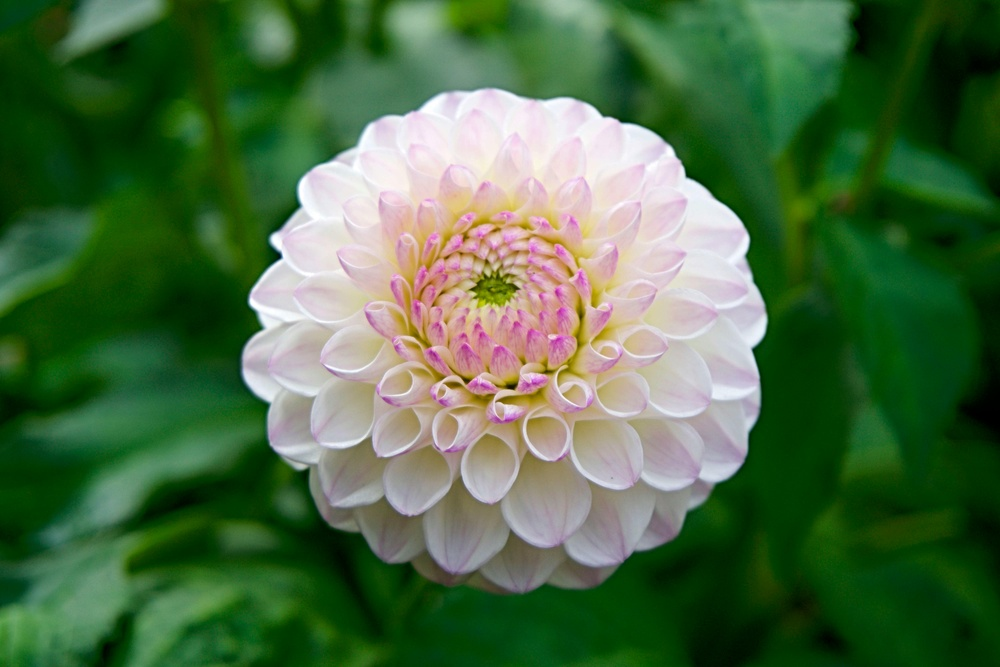
#> input picture Image_processing/image1.jpg.jpg, 1000 x 667 px, shrunk from 6000 x 4000 before the run, found by its file name
$ python dil_ero.py
#> lines starting #> are read from the running program, lines starting #| are printed output that depends on the picture
import cv2
import numpy as np

img = cv2.imread('C:/Users/hp/Desktop/python.py/images/image1.jpg.jpg', 0)
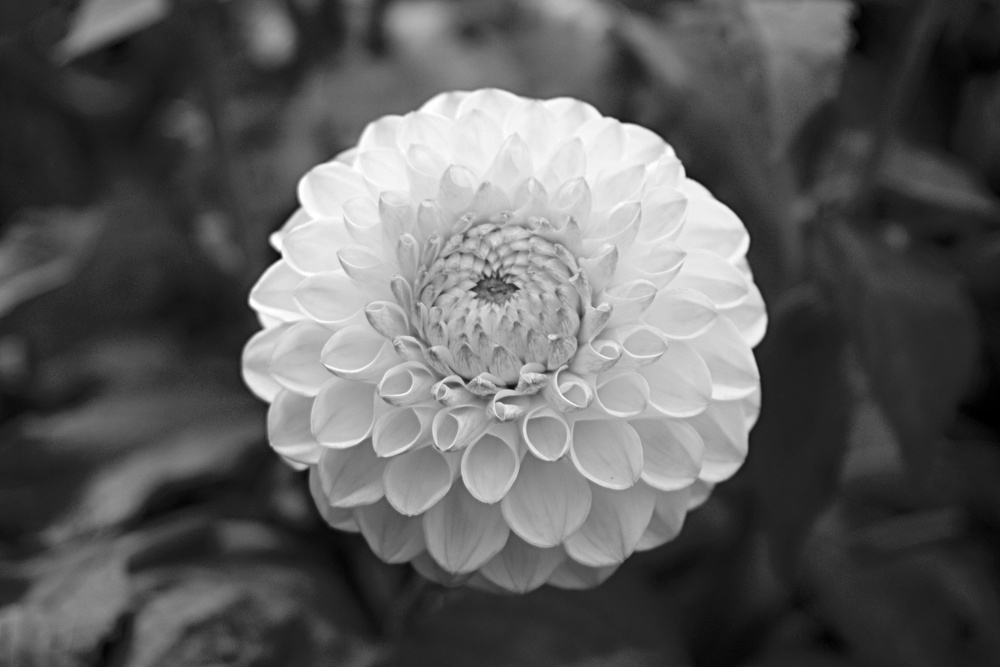
#> img: shape (667, 1000); min 0, max 255, mean 93.7
kernel = np.ones((5,5), np.uint8)

dilation = cv2.dilate(img, kernel, iterations=1)
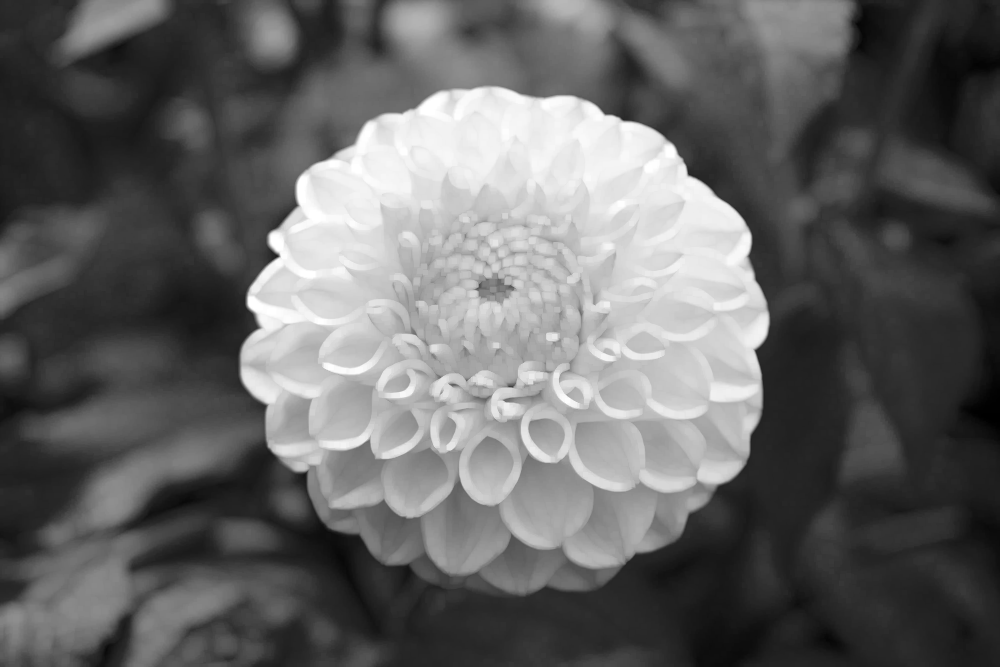
#> dilation: shape (667, 1000); min 0, max 255, mean 100.5
erosion = cv2.erode(img, kernel, iterations=1)
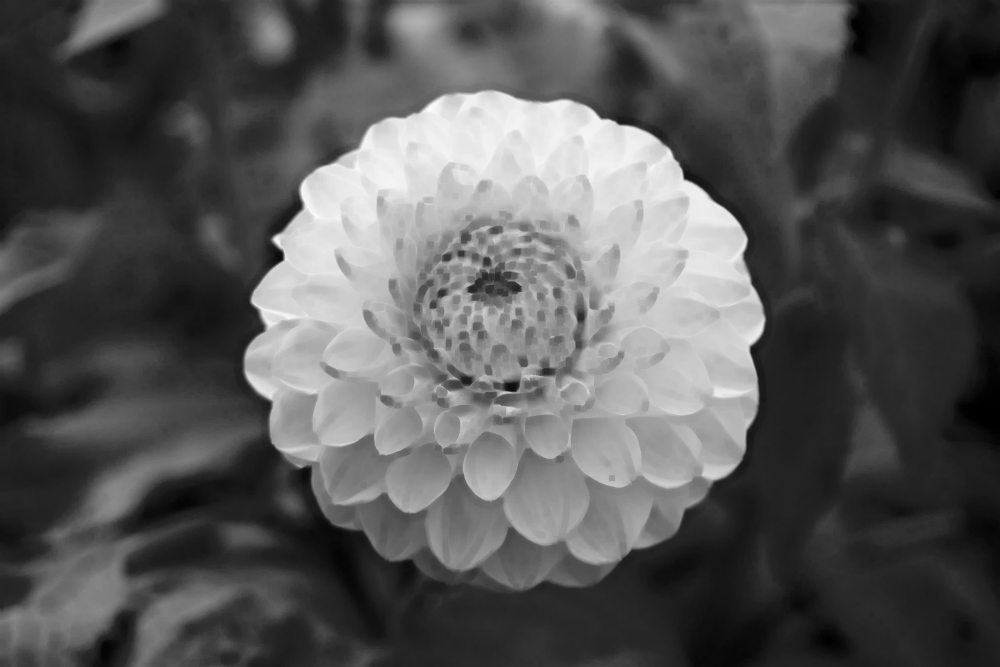
#> erosion: shape (667, 1000); min 0, max 253, mean 86.7

cv2.imshow('Dilated Image', dilation)
cv2.imshow('Eroded Image', erosion)
cv2.waitKey(0)
cv2.destroyAllWindows()
